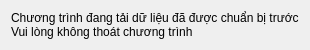
<?xml version="1.0" encoding="UTF-8"?>
<ui version="4.0">
 <class>WaitingDialog</class>
 <widget class="QDialog" name="WaitingDialog">
  <property name="geometry">
   <rect>
    <x>0</x>
    <y>0</y>
    <width>301</width>
    <height>50</height>
   </rect>
  </property>
  <property name="windowTitle">
   <string>Tiền xử lý</string>
  </property>
  <layout class="QVBoxLayout" name="verticalLayout">
   <item>
    <widget class="QLabel" name="label">
     <property name="text">
      <string>Chương trình đang tải dữ liệu đã được chuẩn bị trước
Vui lòng không thoát chương trình</string>
     </property>
    </widget>
   </item>
  </layout>
 </widget>
 <layoutdefault spacing="6" margin="11"/>
 <resources/>
 <connections/>
</ui>
